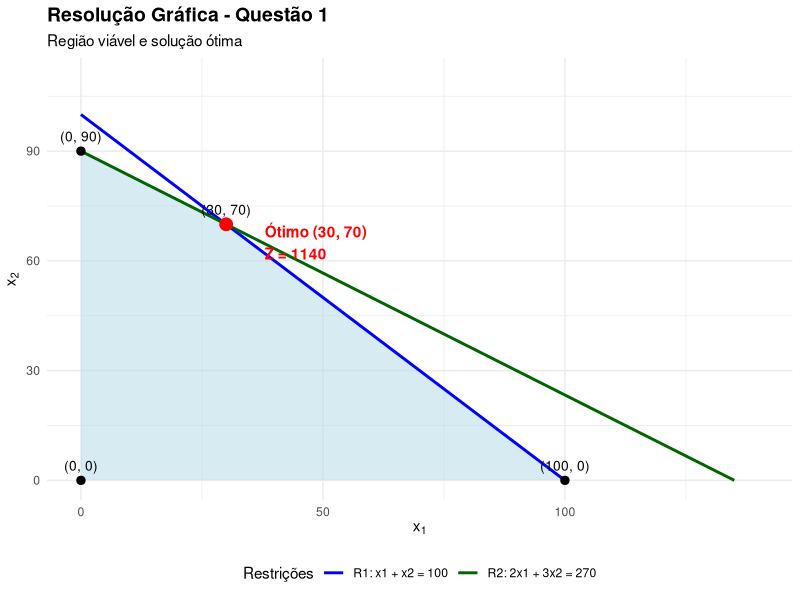

The R script that drew this image:

# Carregar o pacote para renderização gráfica
library(ggplot2)

# ==========================================
# 1. CÁLCULO ALGÉBRICO DOS VÉRTICES
# ==========================================

# Vértices candidatos
p_origem <- c(0, 0)
p_r1_x <- c(100, 0)
p_r1_y <- c(0, 100)
p_r2_x <- c(135, 0)
p_r2_y <- c(0, 90)

# Interseção entre R1 e R2
matriz_coeficientes <- matrix(
  c(1, 2, 1, 3),
  nrow = 2
)

termos_independentes <- c(100, 270)

p_intersecao <- solve(
  matriz_coeficientes,
  termos_independentes
)

# Agrupar todos os vértices candidatos
vertices <- rbind(
  p_origem,
  p_r1_x,
  p_r1_y,
  p_r2_x,
  p_r2_y,
  p_intersecao
)

colnames(vertices) <- c("x1", "x2")
vertices <- round(vertices, 4)

# Filtrar os vértices que respeitam todas as restrições
viaveis <- vertices[
  vertices[, "x1"] + vertices[, "x2"] <= 100 &
    2 * vertices[, "x1"] + 3 * vertices[, "x2"] <= 270 &
    vertices[, "x1"] >= 0 &
    vertices[, "x2"] >= 0,
  ,
  drop = FALSE
]

# Remover pontos duplicados
viaveis <- unique(viaveis)

# Calcular a função objetivo
Z <- 10 * viaveis[, "x1"] + 12 * viaveis[, "x2"]

resultados <- data.frame(
  x1 = viaveis[, "x1"],
  x2 = viaveis[, "x2"],
  Z = Z
)

# Ordenar do maior para o menor valor de Z
resultados <- resultados[
  order(-resultados$Z),
  ,
  drop = FALSE
]

rownames(resultados) <- NULL

# Identificar o ponto ótimo
ponto_otimo <- resultados[1, c("x1", "x2"), drop = FALSE]

cat("--- Resultados Algébricos da Questão 1 ---\n")
print(resultados)

cat("\n--- Solução Ótima ---\n")
cat("x1 =", ponto_otimo$x1, "\n")
cat("x2 =", ponto_otimo$x2, "\n")
cat("Z máximo =", resultados$Z[1], "\n")


# ==========================================
# 2. PREPARAÇÃO DAS RETAS DE RESTRIÇÃO
# ==========================================

x1_seq <- seq(0, 140, by = 1)

df_linhas <- data.frame(
  x1 = x1_seq,
  R1 = 100 - x1_seq,
  R2 = (270 - 2 * x1_seq) / 3
)

# Manter apenas os trechos das retas no primeiro quadrante
df_r1 <- data.frame(
  x1 = seq(0, 100, by = 1)
)
df_r1$x2 <- 100 - df_r1$x1

df_r2 <- data.frame(
  x1 = seq(0, 135, by = 1)
)
df_r2$x2 <- (270 - 2 * df_r2$x1) / 3


# ==========================================
# 3. PREPARAÇÃO DO POLÍGONO VIÁVEL
# ==========================================

df_poligono <- as.data.frame(viaveis)

# Ordenar os vértices ao redor do polígono
df_poligono <- df_poligono[
  chull(df_poligono$x1, df_poligono$x2),
  ,
  drop = FALSE
]

# Repetir o primeiro vértice para fechar o polígono
df_poligono <- rbind(
  df_poligono,
  df_poligono[1, ]
)

# Preparar os vértices para exibição no gráfico
df_vertices <- as.data.frame(viaveis)

df_vertices$rotulo <- paste0(
  "(",
  df_vertices$x1,
  ", ",
  df_vertices$x2,
  ")"
)


# ==========================================
# 4. RENDERIZAÇÃO DO GRÁFICO
# ==========================================

grafico_q1 <- ggplot() +

  # Região viável
  geom_polygon(
    data = df_poligono,
    aes(x = x1, y = x2),
    fill = "lightblue",
    alpha = 0.5
  ) +

  # Retas das restrições
  geom_line(
    data = df_r1,
    aes(x = x1, y = x2, color = "R1: x1 + x2 = 100"),
    linewidth = 1
  ) +

  geom_line(
    data = df_r2,
    aes(x = x1, y = x2, color = "R2: 2x1 + 3x2 = 270"),
    linewidth = 1
  ) +

  # Todos os vértices viáveis
  geom_point(
    data = df_vertices,
    aes(x = x1, y = x2),
    color = "black",
    size = 2.5
  ) +

  # Rótulos dos vértices
  geom_text(
    data = df_vertices,
    aes(x = x1, y = x2, label = rotulo),
    color = "black",
    size = 3.5,
    nudge_y = 4,
    check_overlap = TRUE
  ) +

  # Ponto ótimo
  geom_point(
    data = ponto_otimo,
    aes(x = x1, y = x2),
    color = "red",
    size = 4
  ) +

  # Rótulo do ponto ótimo
  annotate(
    "text",
    x = ponto_otimo$x1 + 8,
    y = ponto_otimo$x2 - 5,
    label = paste0(
      "Ótimo (",
      ponto_otimo$x1,
      ", ",
      ponto_otimo$x2,
      ")\nZ = ",
      resultados$Z[1]
    ),
    color = "red",
    fontface = "bold",
    hjust = 0
  ) +

  # Configurações dos eixos e da legenda
  scale_color_manual(
    name = "Restrições",
    values = c(
      "R1: x1 + x2 = 100" = "blue",
      "R2: 2x1 + 3x2 = 270" = "darkgreen"
    )
  ) +

  coord_cartesian(
    xlim = c(0, 140),
    ylim = c(0, 110)
  ) +

  labs(
    title = "Resolução Gráfica - Questão 1",
    subtitle = "Região viável e solução ótima",
    x = expression(x[1]),
    y = expression(x[2])
  ) +

  theme_minimal() +

  theme(
    plot.title = element_text(
      face = "bold",
      size = 14
    ),
    legend.position = "bottom"
  )

# Exibir o gráfico
print(grafico_q1)
